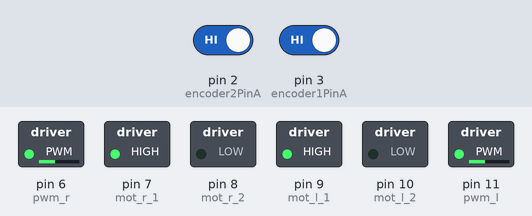
The sketch below on a simulated Arduino Uno, built with avr-gcc and run on an emulated ATmega328P. Shown: switched loads named in the sketch (green lamp = pin HIGH). The inputs (shaded band) are chosen by the test bench; at power-on: pin 2 (encoder2PinA) HIGH, pin 3 (encoder1PinA) HIGH. What the sketch prints to the serial monitor is not drawn.

Above: at 0.1 s.
Timing chart, 0 to 1.6 s (numbered marks = the images above):
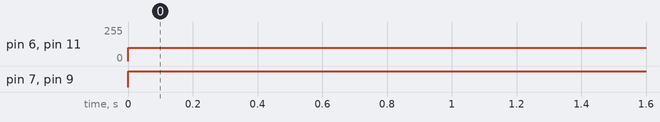

The sketch:

2motorsMINE.ino
```cpp
const int wheel_d = 65;           // Wheel diameter (mm)
const float wheel_c = PI * wheel_d; // Wheel circumference (mm)
const int counts_per_rev = 1920;   // (8 pairs N-S) * (120:1 gearbox) * (2 falling/rising edges)
const float count_to_dist = (wheel_c / counts_per_rev) ; // (1 tick = mm)

const int pwm_l = 11 ;
const int mot_l_1 = 9 ;
const int mot_l_2 = 10 ;

const int pwm_r = 6 ;
const int mot_r_1 = 7 ;
const int mot_r_2 = 8 ;

int encoder2PinA = 2;
int encoder2PinB = 4;

int encoder1PinA = 3;
int encoder1PinB = 5;

int encoder1Pos = 0;
int encoder2Pos = 0;
const int offset = 10;
int dist1;
int dist2;

//int currentSpeed = 0;
//long startTime = 0;
//int dir;
int speed1 ;
int speed2 ;
int changed ;

void count1();
void count2();
void set_speed(int dir, int enc1,int enc2,int speed1,int speed2);

void setup() {
  // put your setup code here, to run once:
  pinMode(pwm_l,OUTPUT) ;   //we have to set PWM pin as output
  pinMode(pwm_r,OUTPUT) ;
  pinMode(mot_l_1,OUTPUT) ;  //Logic pins are also set as output
  pinMode(mot_l_2,OUTPUT) ;
  pinMode(mot_r_1,OUTPUT) ;  //Logic pins are also set as output
  pinMode(mot_r_2,OUTPUT) ;

  pinMode (encoder1PinA, INPUT_PULLUP);
  pinMode (encoder1PinB, INPUT);
  pinMode (encoder2PinA, INPUT_PULLUP);
  pinMode (encoder2PinB, INPUT);
  Serial.begin (115200);

  attachInterrupt(digitalPinToInterrupt(encoder1PinA), count1, CHANGE);
  attachInterrupt(digitalPinToInterrupt(encoder2PinA), count2, CHANGE);
}

void loop() {
  int count=0;

  //while(1){

  count = (millis()/1000)%2;
  if (count==0){
//    Serial.println(dist1);
    Serial.print("enc1:");
  Serial.print(encoder1Pos);
  Serial.print("\t");
  Serial.print("enc2:");
  Serial.println(encoder2Pos);
    }
  set_speed(1,encoder1Pos,encoder2Pos,speed1,speed2);

//  drive(1,speed1,speed2);
////  if (ultrasonic sensors triggered/pole detected){
////    brake();
////  }
//}
}

void set_speed(int dir, int enc1,int enc2,int speed1,int speed2){
//  //sample encoder counts
//  if (changed!=1){
//    speed1 = 200;
//    speed2 = 200;
//  }
////  prev_speed1 = speed1;
////  prev_speed2 = speed2;
//
//  long ticks1 = enc1;
//  long ticks2 = enc2;
//  Serial.print("ticks1:");
//  Serial.print(ticks2);
//  Serial.print("\t");
//  Serial.print("ticks2:");
//  Serial.println(ticks1);
//
//  Serial.print("Init Speed1:");
//  Serial.print(speed1);
//  Serial.print("\t");
//  Serial.print("Init Speed2:");
//  Serial.println(speed2);
//
////  *speed1 = constrain(*speed1, 0, 255);
////  *speed2 = constrain(*speed2, 0, 255);
//
//
//  if (ticks1!=ticks2){
//  speed1 = constrain(speed1, 0, 255);
//  speed2 = constrain(speed2, 0, 255);
//  if (ticks1>ticks2){
//      speed1=speed1-offset;
//      speed2=speed2+offset;
//      changed = 1;
//      Serial.print("Speed1:");
//      Serial.print(speed1);
//      Serial.print("\t");
//      Serial.print("Speed2:");
//      Serial.println(speed2);
//    }
//    if (ticks2>ticks1){
//      speed2=speed2-offset;
//      speed1=speed1+offset;
//      changed = 1;
//      Serial.print("Speed1:");
//      Serial.print(speed1);
//      Serial.print("\t");
//      Serial.print("Speed2:");
//      Serial.println(speed2);
//    }
//  }
      speed1 = 100;
    speed2 = 100;
  drive(1,speed1,speed2);

}
//
void drive(int dir,int speed1,int speed2){
  if (dir==1){
    digitalWrite(mot_l_1,HIGH) ;
    //Serial.println("high");
    digitalWrite(mot_l_2,LOW) ;
    //Serial.println("low");
    digitalWrite(mot_r_1,HIGH) ;
    //Serial.println("high");
    digitalWrite(mot_r_2,LOW) ;
    //Serial.println("low");
    analogWrite(pwm_l,speed1) ;
    analogWrite(pwm_r,speed2) ;
  }
  else{
    digitalWrite(mot_l_1,LOW) ;
    //Serial.println("low");
    digitalWrite(mot_l_2,HIGH) ;
    //Serial.println("high");
    digitalWrite(mot_r_1,LOW) ;
    //Serial.println("low");
    digitalWrite(mot_r_2,HIGH) ;
    //Serial.println("high");
    analogWrite(pwm_l,speed1) ;
    analogWrite(pwm_r,speed2) ;
  }
}


void brake() {
  digitalWrite(mot_l_1, LOW);
  digitalWrite(mot_l_2, LOW);
  digitalWrite(mot_r_1, LOW);
  digitalWrite(mot_r_2, LOW);
  analogWrite(pwm_l, 0);
  analogWrite(pwm_r, 0);
}


void count1() {
  encoder1Pos++;
  dist1 = (encoder1Pos * count_to_dist ); //distance in mm
//  Serial.println(encoder0Pos);
//  Serial.print("  Distance: ");
//  Serial.println(dist);
}

void count2() {
  encoder2Pos++;
  dist2 = (encoder2Pos * count_to_dist ); //distance in mm
//  Serial.println(encoder0Pos);
//  Serial.print("  Distance: ");
//  Serial.println(dist);
}
```

Measured:
- by itself, pin 6 (pwm_r), pin 11 (pwm_l): 0/255 → 100/255 at 0.00 s
- by itself, pin 7 (mot_r_1), pin 9 (mot_l_1): LOW → HIGH at 0.00 s
